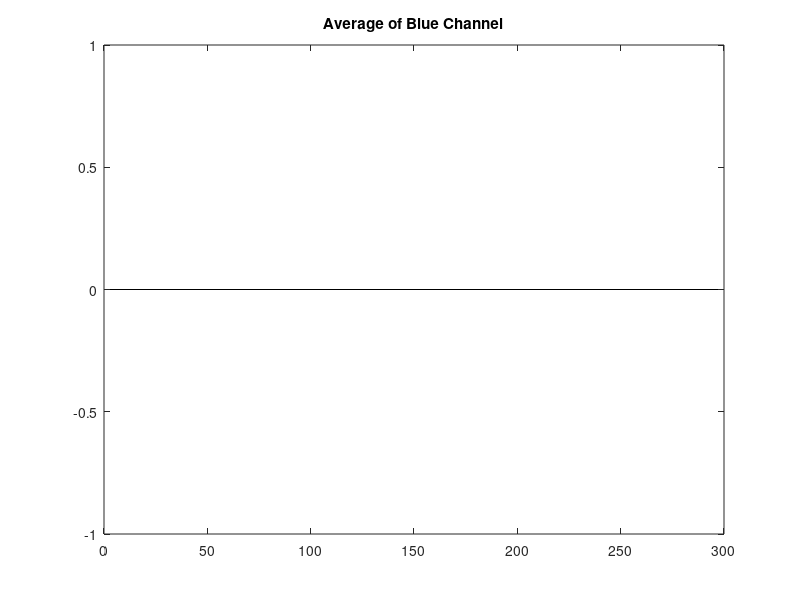

This figure's MATLAB source:
image_dir = 'C:\Users\Firda Sabrina\Documents\Kuli-Ah\TUGAS KULIAH\TUGAS SEM 6\Pengolahan Citra Biomedika\TUBES\MATLAB\testing';

image_files = dir(fullfile(image_dir, '*.png'));

sum_histogram = zeros(256, 1);

for idx = 1:length(image_files)
    fullFileName = fullfile(image_files(idx).folder, image_files(idx).name);

    img = imread(fullFileName);

    blueChannel = rgb_image(:,:,3);
    [counts, ~] = imhist(blueChannel);
    sum_histogram = sum_histogram + counts;
end

%calculate avg histogram
average_hist = sum_histogram/length(image_files);
figure;
bar(average_hist);
title("Average of Blue Channel");